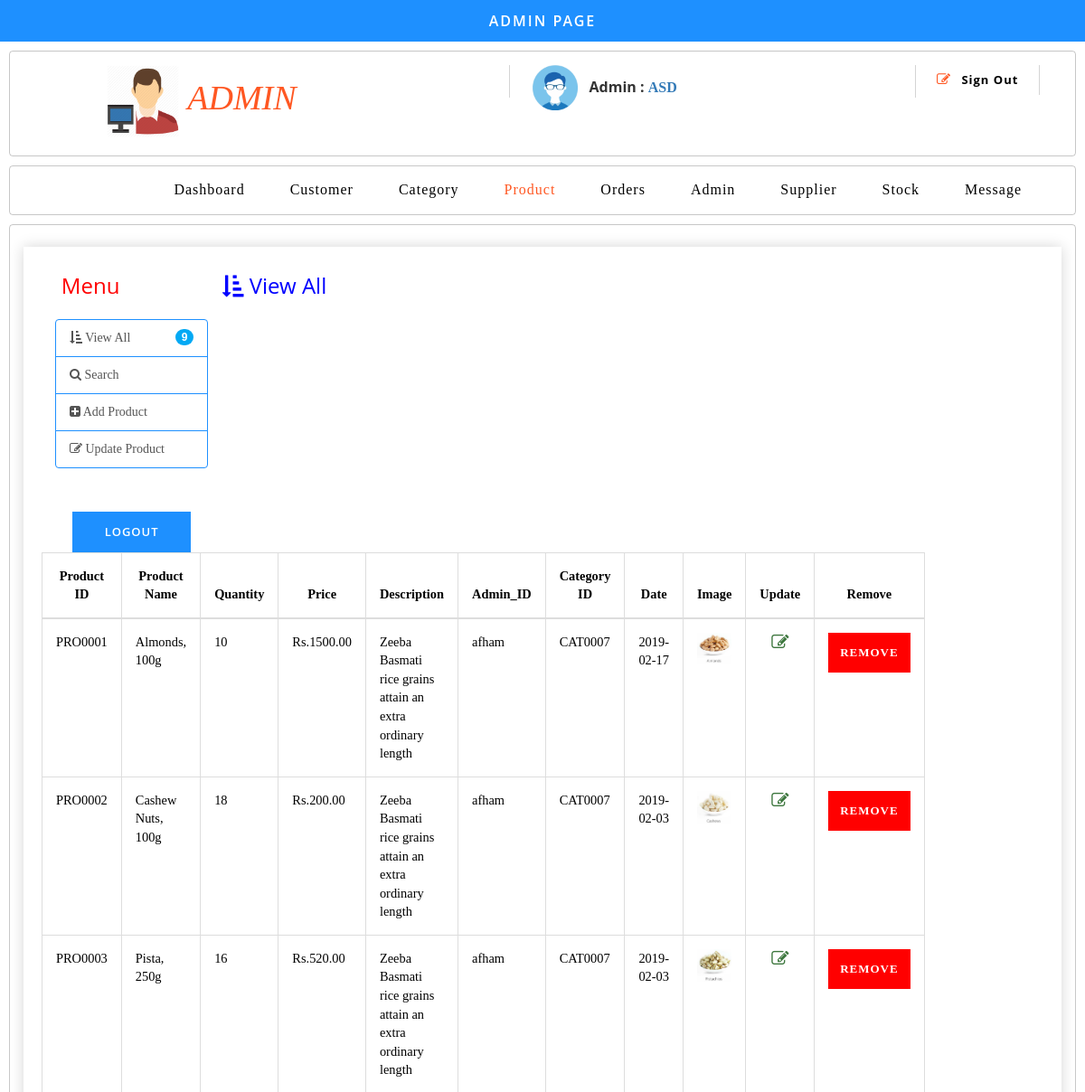
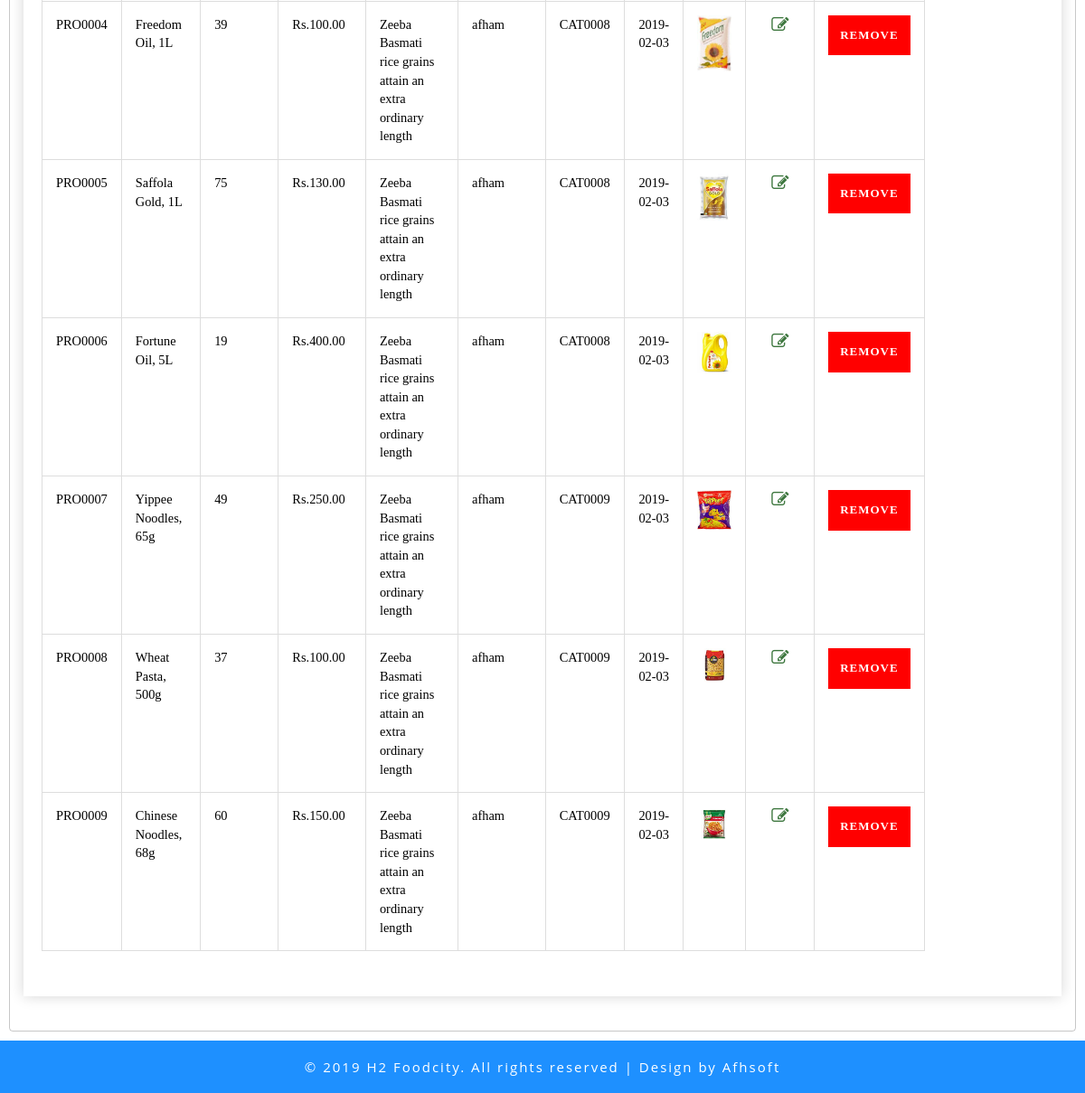
Screenshot of /admin/admin_product.php (signed in) with the database file from the repository (2 pictures, top to bottom).
### tables this page shows
CREATE TABLE `product` (
  `Product_ID` varchar(45) NOT NULL,
  `Name` varchar(45) NOT NULL,
  `Quantity` int(100) NOT NULL,
  `Price` int(45) NOT NULL,
  `Description` varchar(100) NOT NULL,
  `Admin_ID` varchar(45) NOT NULL,
  `Cat_ID` varchar(45) NOT NULL,
  `Date` date NOT NULL,
  `Imgurl` varchar(100) NOT NULL
);

### admin/admin_product.php (the view, shortened to what this page needs)
<?php
include('admin_header.php'); ?>
<!DOCTYPE html>
<html>
	<head>
	</head>
	<body>
	<div class="ban-top">
<div class="ads-grid" style="padding-top: 2%; padding-bottom: 2%">
		<div class="container" style="width: 100%; ">
			<div class="product-sec1">
	<div class="checkout-right">
	<div class="table-responsive">
			<?php include('sidebar/side_pro.php'); ?>
			<font face = "ubuntu" color = "blue"><h3><div style = "padding-left: 4%" ><i class="fa fa-sort-amount-asc"></i> View All</div></h3></font><br>
			<table class="table table-bordered" style = "width: 82%; font-family: ubuntu;">
						<thead>
							<tr>
								<th><center>Product ID</center></th>
								<th><center>Product Name</center></th>
								<th><center>Quantity</center></th>
								<th><center>Price</center></th>
								<th><center>Description</center></th>
								<th><center>Admin_ID</center></th>
								<th><center>Category ID</center></th>
								<th><center>Date</center></th>
								<th><center>Image</center></th>
								<th><center>Update</center></th>
								<th><center>Remove</center></th>
							</tr>
						</thead>
						<tbody>
						<?php
							$result = mysql_query("SELECT * FROM product");
							while($row = mysql_fetch_array($result))
								{
									?>
							<tr class="rem1">
								<td class="invert"><?php echo $row['Product_ID']; $id = $row['Product_ID'];?></td>
								<td class="invert">
									<?php echo $row['Name']; ?>
								</td>
								<td class="invert">
									<?php echo $row['Quantity']; ?>
								</td>
								<td class="invert">
									Rs.<?php echo $row['Price']; ?>.00
								</td>
								<td class="invert">
									<?php echo $row['Description']; ?>
								</td>
								<td class="invert">
									<?php echo $row['Admin_ID']; ?>
								</td>
								<td class="invert">
									<?php echo $row['Cat_ID']; ?>
								</td>
								<td class="invert">
									<?php echo $row['Date']; ?>
								</td>
								<td class="invert-image">
									<img src="../uploads/<?php echo $row['Imgurl'];?>" alt=" " class="img-responsive" width = "100px" height = "100px" align = "left">
								</td>
									<td class="invert">
										<a href="admin_pro_update.php?id=<?php echo $id; ?>">
										<center><i class="fa fa-edit fa-lg text-success"></i></center>
									</a>
								</td>
								<td class="invert">
										<div class="snipcart-details10 top_brand_home_details item_add single-item hvr-outline-out">
											<input type="submit" name="submit" value="Remove" class="button10" onclick = "window.location.href='Pro_delete.php?id=<?php echo $id; ?>'"/></a>
										</div>
									</div>
								</td>
							</tr>
							<?php }
							?>
</body>
<?php include('admin_footer.php'); ?>
</html>

### rows the page displays
product: Product_ID "PRO0001", Name "Almonds, 100g", Quantity "10", Price "1500", Description "Zeeba Basmati rice grains attain an extra ordinary length", Admin_ID "afham", Cat_ID "CAT0007", Date "2019-02-17", Imgurl (picture)
product: Product_ID "PRO0002", Name "Cashew Nuts, 100g", Quantity "18", Price "200", Description "Zeeba Basmati rice grains attain an extra ordinary length", Admin_ID "afham", Cat_ID "CAT0007", Date "2019-02-03", Imgurl (picture)
product: Product_ID "PRO0003", Name "Pista, 250g", Quantity "16", Price "520", Description "Zeeba Basmati rice grains attain an extra ordinary length", Admin_ID "afham", Cat_ID "CAT0007", Date "2019-02-03", Imgurl (picture)
product: Product_ID "PRO0004", Name "Freedom Oil, 1L", Quantity "39", Price "100", Description "Zeeba Basmati rice grains attain an extra ordinary length", Admin_ID "afham", Cat_ID "CAT0008", Date "2019-02-03", Imgurl (picture)
product: Product_ID "PRO0005", Name "Saffola Gold, 1L", Quantity "75", Price "130", Description "Zeeba Basmati rice grains attain an extra ordinary length", Admin_ID "afham", Cat_ID "CAT0008", Date "2019-02-03", Imgurl (picture)
product: Product_ID "PRO0006", Name "Fortune Oil, 5L", Quantity "19", Price "400", Description "Zeeba Basmati rice grains attain an extra ordinary length", Admin_ID "afham", Cat_ID "CAT0008", Date "2019-02-03", Imgurl (picture)
product: Product_ID "PRO0007", Name "Yippee Noodles, 65g", Quantity "49", Price "250", Description "Zeeba Basmati rice grains attain an extra ordinary length", Admin_ID "afham", Cat_ID "CAT0009", Date "2019-02-03", Imgurl (picture)
product: Product_ID "PRO0008", Name "Wheat Pasta, 500g", Quantity "37", Price "100", Description "Zeeba Basmati rice grains attain an extra ordinary length", Admin_ID "afham", Cat_ID "CAT0009", Date "2019-02-03", Imgurl (picture)
product: Product_ID "PRO0009", Name "Chinese Noodles, 68g", Quantity "60", Price "150", Description "Zeeba Basmati rice grains attain an extra ordinary length", Admin_ID "afham", Cat_ID "CAT0009", Date "2019-02-03", Imgurl (picture)

### other values shown
$_SESSION['id1'] "ASD"
$count "9"
